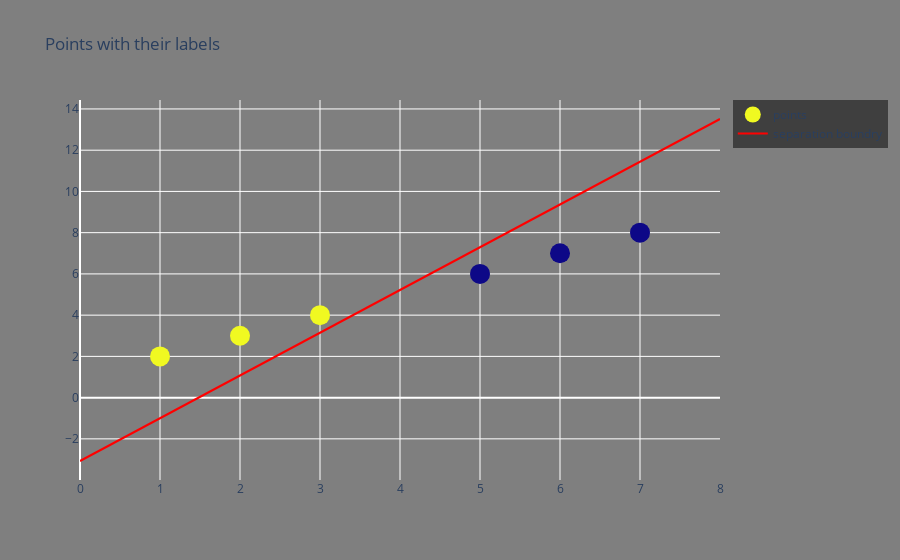

The code cell stored with this chart in its notebook:
### Code cell
trace = go.Scatter(
    x = x_data[:, 0],
    y = x_data[:, 1],
    mode = "markers",
    marker = dict(
        color = y_data,
        size = 20
    ),
    name = "points"
)
(w, b) = wb_[-1]
x = np.arange(9)
y = -((w[0][0])/(w[0][1])*x + (b/w[0][1]))
trace1 = go.Scatter(
    x = x,
    y = y,
    mode = "lines",
    marker = dict(
        color = 'red'
    ),
    name = "separation boundry"
)

data = [trace, trace1]
layout = go.Layout(
    title = "Points with their labels",
    paper_bgcolor='rgba(1,1,1,0.5)',
    plot_bgcolor='rgba(0,0,0,0)'
)
fig = go.Figure(data = data, layout = layout)
fig.show()

### Figure 1 — Plotly figure (JSON) as saved in the notebook; plotly's stock layout.template omitted (floating-point values rounded to 4 significant figures)
{"data": [{"marker": {"color": [1, 1, 1, 0, 0, 0], "size": 20}, "mode": "markers", "name": "points", "type": "scatter", "x": [1, 2, 3, 5, 6, 7], "y": [2, 3, 4, 6, 7, 8]}, {"marker": {"color": "red"}, "mode": "lines", "name": "separation boundry", "type": "scatter", "x": [0, 1, 2, 3, 4, 5, 6, 7, 8], "y": [-3.073, -1.0, 1.073, 3.147, 5.22, 7.293, 9.366, 11.44, 13.51]}], "layout": {"paper_bgcolor": "rgba(1,1,1,0.5)", "plot_bgcolor": "rgba(0,0,0,0)", "title": {"text": "Points with their labels"}}}
